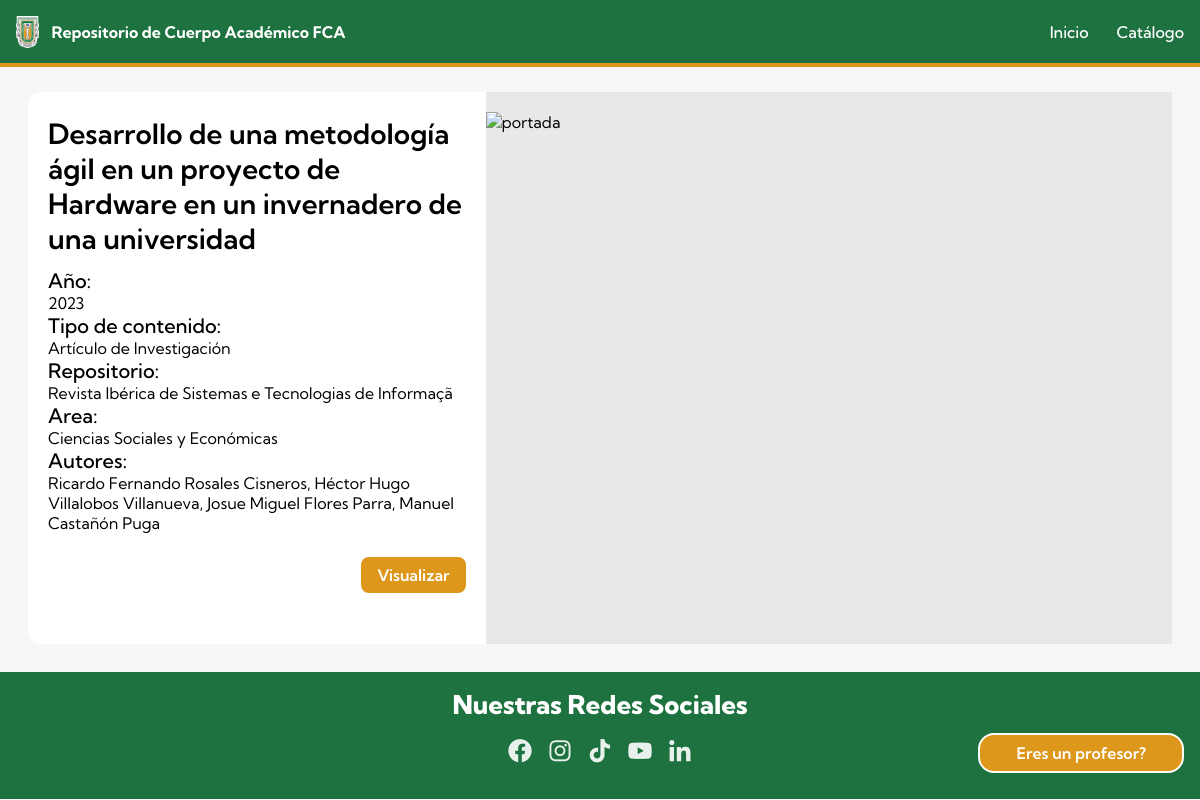
/contenido/2, run on the app's committed database.
### home/models.py (models this page shows, shortened)
class Item(models.Model):
    title = models.CharField(max_length=200)
    year = models.IntegerField()
    content_type = models.ForeignKey(ContentType, on_delete=models.CASCADE)
    repository = models.ForeignKey(Repository, on_delete=models.CASCADE)
    area = models.ForeignKey(Area, on_delete=models.CASCADE)
    authors = models.ManyToManyField(Author, through='AuthorItem')
    pdf = models.FileField(upload_to='pdfs/', null=True, blank=True)

class ContentType(models.Model):
    name = models.CharField(max_length=124)

class Repository(models.Model):
    name = models.CharField(max_length=124)
    location = models.CharField(max_length=124)

class Area(models.Model):
    name = models.CharField(max_length=124)

class Author(models.Model):
    first_name = models.CharField(max_length=124)
    last_name = models.CharField(max_length=124)

### home/views.py (the view)
# urls.py: path('contenido/<int:id>', views.visualizar, name='visualizar'),
def visualizar(request, id):
    item = Item.objects.get(pk=id)
    authors = item.authors.all()
    return render(request, 'visualizar.html', {'item': item, 'authors': authors})

### home/templates/visualizar.html (shortened to what this page needs)
<!DOCTYPE html>
<html lang="en">
  <head>
    {% load static %}
    <link rel="stylesheet" href="{% static 'css/main.css' %}" />
    <link
      href="https://unpkg.com/boxicons@2.1.4/css/boxicons.min.css"
      rel="stylesheet"
    />
  </head>
  <body>
    <header>
      <nav>
        <a href="/" class="nav-left">
          <img class="logo" src="{% static 'images/uabc-logo.png' %}" alt="logo de UABC" />
          <span>Repositorio de Cuerpo Académico FCA</span>
        </a>
        <ul class="menuList">
          <li class="menuList-item">
            <a href="{% url 'Index' %}">Inicio</a>
          </li>
          <li class="menuList-item">
            <a href="{% url 'contenido' %}">Catálogo</a>
          </li>
        </ul>
      </nav>
    </header>
    <main>
        <div id="preview">
            <div class="item-container fill-content">
                <div class="info-content">
                  <div class="info-top">
                    <h4>{{item.title}}</h4>
                    <div>
                      <h5>Año:</h5>
                      <span>{{item.year}}</span>
                    </div>
                    <div>
                      <h5>Tipo de contenido:</h5>
                      <span>{{item.content_type.name}}</span>
                    </div>
                    <div>
                      <h5>Repositorio:</h5>
                      <span>{{item.repository.name}}</span>
                    </div>
                    <div>
                      <h5>Area:</h5>
                      <span>{{item.area.name}}</span>
                    </div>
                    <div>
                      <h5>Autores:</h5>
                      <span>
                        {% for author in authors %}
                          {{ author.first_name }} {{ author.last_name }}{% if not forloop.last %}, {% endif %}
                        {% endfor %}
                      </span>
                    </div>
                  </div>
                  <div class="info-bottom" style="margin-top: 24px;">
                    <a class="secondary-btn" target="_blank" href="/media/{{ item.pdf }}">Visualizar</a>
                  </div>
                </div>
                <div class="cover-content">
                    <img src="/media/thumbnails/{{ item.id }}.jpg" alt="portada" />
                </div>
            </div>
        </div>
    </main>
    <footer>
      <div class="footer-content">
        <div class="top-footer">
          <span>Nuestras Redes Sociales</span>
        </div>
        <nav class="bottom-footer">
          <a target="_blank" href="https://www.facebook.com/fcatijuana/">
            <i class="bx bxl-facebook-circle"></i>
          </a>
          <a
            target="_blank"
            href="https://www.instagram.com/fca.tij.uabc/?igshid=YmMyMTA2M2Y%3D"
          >
            <i class="bx bxl-instagram"></i>
          </a>
          <a
            target="_blank"
            href="https://www.tiktok.com/@fca.tij?_t=8UYWhCdbMPN&_r=1"
          >
            <i class="bx bxl-tiktok"></i>
          </a>
          <a target="_blank" href="https://www.youtube.com/c/FCATijuana">
            <i class="bx bxl-youtube"></i>
          </a>
          <a target="_blank" href="https://www.linkedin.com/in/fcatijuana/">
            <i class="bx bxl-linkedin"></i>
          </a>
        </nav>
        <a class="btn" href="{% url 'agregar' %}">
          <span class="btn-content"></span>
        </a>
      </div>
    </footer>
  </body>
</html>

### home/static/css/main.css (style rules this page uses)
:root { --primary-color: #1d723f; --secondary-color: #dd971a; --border-color: rgba(0, 0, 0, 0.1); --max-width: 1500px; }
* { margin: 0; padding: 0; box-sizing: border-box; font-family: "Kumbh Sans", sans-serif; }
body { background: #f7f7f7; }
a, button { all: unset; cursor: pointer; }
ul li { list-style: none; }
h4 { font-size: 28px; font-weight: 600; }
h5 { font-size: 20px; font-weight: 500; }
.btn { background: var(--secondary-color); color: #fff; padding-inline: 36px; padding-block: 8px; border-radius: 16px; cursor: pointer; font-weight: 600; transition: background 400ms ease; }
.secondary-btn { background: var(--secondary-color); color: #fff; padding-inline: 16px; padding-block: 8px; border-radius: 8px; cursor: pointer; font-weight: 600; transition: background 400ms ease; }
header { position: fixed; z-index: 500; width: 100%; background: var(--primary-color); color: #fff; height: 67px; border-bottom: solid 4px var(--secondary-color); }
nav { display: flex; justify-content: space-between; max-width: var(--max-width); margin: 0 auto; padding: 16px; align-items: center; }
.nav-left { display: flex; gap: 12px; align-items: center; z-index: 50; color: #fff !important; }
.nav-left .logo { height: 32px; width: auto; }
.nav-left span { font-weight: 700; }
.menuList { display: flex; gap: 28px; }
.menuList .menuList-item { font-weight: 500; transition: color 300ms ease; }
footer { background-color: var(--primary-color); color: #fff; padding: 16px; }
footer .footer-content { max-width: var(--max-width); position: relative; margin: 0 auto; display: flex; flex-direction: column; align-items: center; }
.top-footer span { font-size: 26px; font-weight: 800; }
.bottom-footer { display: flex; gap: 12px; }
.bottom-footer a i { font-size: 28px; opacity: .9; transition: all 400ms ease; }
#preview { max-width: var(--max-width); margin: 0 auto; padding-top: 64px; }
.fill-content { min-height: calc(100vh - 248px); }
.item-container { display: grid; grid-template-columns: 40% 1fr; margin-inline: 40px; margin: 28px; background: #fff; height: 100%; border-radius: 12px; }
.item-container .info-content { padding-block: 24px; padding-inline: 20px; }
.item-container .info-content h4 { margin-bottom: 12px; }
.info-bottom { display: flex; justify-content: flex-end; margin-top: 10px; }
.cover-content { height: 100%; background: #e8e8e8; padding-block: 20px; }
.cover-content img { aspect-ratio: 2/1; object-fit: contain; width: 100%; height: 100%; }
.footer-content .btn { position: absolute; bottom: 10px; right: 0; border: solid 2px #fff; content: "Eres un profesor?"; }
.footer-content .btn .btn-content::before { content: "Eres un profesor?"; }

### data on the page
Item: title "Desarrollo de una metodología ágil en un proyecto de Hardware en un invernadero de una universidad", year "2023", content_type.name "Artículo de Investigación", repository.name "Revista Ibérica de Sistemas e Tecnologias de Informaçã", area.name "Ciencias Sociales y Económicas"
Author: first_name "Ricardo Fernando", last_name "Rosales Cisneros"
Author: first_name "Héctor Hugo", last_name "Villalobos Villanueva"
Author: first_name "Josue Miguel", last_name "Flores Parra"
Author: first_name "Manuel", last_name "Castañón Puga"
